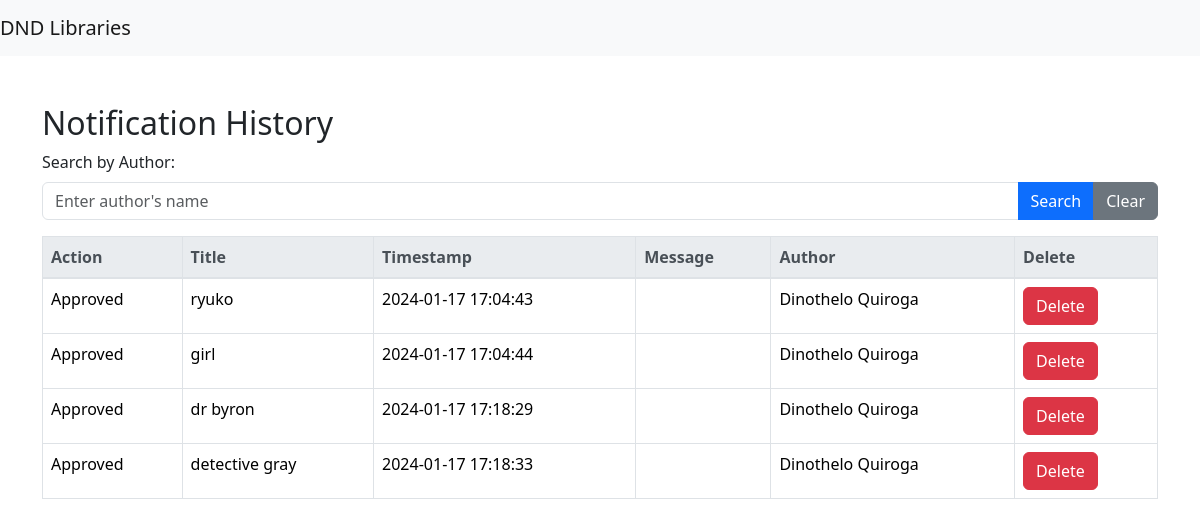
The app's page /notification_history.php with its own data.
### tables this page shows
CREATE TABLE `notifications` (
  `notification_id` int(11) NOT NULL,
  `user_id` int(11) DEFAULT NULL,
  `action` varchar(50) DEFAULT NULL,
  `document_title` varchar(255) DEFAULT NULL,
  `timestamp` datetime DEFAULT NULL,
  `message` text DEFAULT NULL
);

### notification_history.php (the view, shortened to what this page needs)
<?php
require_once 'config.php';
$sql = "SELECT n.notification_id, n.action, n.document_title, n.timestamp, n.message, CONCAT(u.firstName, ' ', u.lastName) AS author
        FROM notifications n
        INNER JOIN users u ON n.user_id = u.user_id";
$result = $mysqli->query($sql);
if ($result->num_rows > 0) {
    $notifications = $result->fetch_all(MYSQLI_ASSOC);
} else {
    $notifications = [];
}
?>
<!DOCTYPE html>
<html lang="en">
<head>
    <link rel="stylesheet" href="https://maxcdn.bootstrapcdn.com/bootstrap/4.5.2/css/bootstrap.min.css">
    <link rel="stylesheet" href="https://cdnjs.cloudflare.com/ajax/libs/font-awesome/6.0.0-beta3/css/all.min.css">
    <link rel="stylesheet" href="css\bootstrap.min.css">
    <link rel="stylesheet" href="js\bootstrap.bundle.min.js">
</head>
<body>
    <nav class="navbar navbar-expand-lg navbar-light bg-light">
        <a class="navbar-brand" href="admin_index.php">DND Libraries</a>
    </nav>
    <div id="body" class="container mt-5">
        <div>
            <h2>Notification History</h2>
            <form id="authorSearchForm" class="mb-3">
                <label for="authorSearch">Search by Author:</label>
                <div class="input-group">
                    <input type="text" id="authorSearch" class="form-control" placeholder="Enter author's name">
                    <div class="input-group-append">
                        <button type="button" onclick="searchByAuthor()" class="btn btn-primary">Search</button>
                        <button type="button" onclick="clearAuthorSearch()" class="btn btn-secondary">Clear</button>
                    </div>
                </div>
            </form>
            <table class="table table-bordered">
                <thead class="thead-light">
                    <tr>
                        <th>Action</th>
                        <th>Title</th>
                        <th>Timestamp</th>
                        <th>Message</th>
                        <th>Author</th>
                        <th>Delete</th>
                    </tr>
                </thead>
                <tbody>
                    <?php foreach ($notifications as $notification) : ?>
                        <tr>
                            <td><?php echo $notification['action']; ?></td>
                            <td><?php echo $notification['document_title']; ?></td>
                            <td><?php echo $notification['timestamp']; ?></td>
                            <td><?php echo $notification['message']; ?></td>
                            <td><?php echo $notification['author']; ?></td>
                            <td>
                                <form method="post">
                                    <button type="submit" name="delete" class="btn btn-danger">Delete</button>
                                </form>
                            </td>
                        </tr>
                    <?php endforeach; ?>
                </tbody>
            </table>
        </div>
    </div>
</body>
</html>

### records on screen
notifications: action "Approved", document_title "ryuko", timestamp "2024-01-17 17:04:43", author "Dinothelo Quiroga"
notifications: action "Approved", document_title "girl", timestamp "2024-01-17 17:04:44", author "Dinothelo Quiroga"
notifications: action "Approved", document_title "dr byron", timestamp "2024-01-17 17:18:29", author "Dinothelo Quiroga"
notifications: action "Approved", document_title "detective gray", timestamp "2024-01-17 17:18:33", author "Dinothelo Quiroga"
